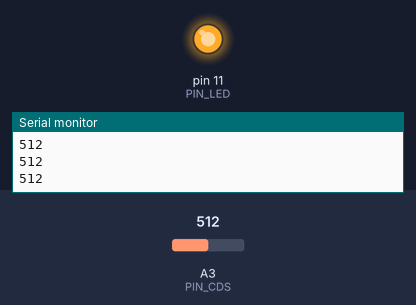
Bench run of a sketch on a simulated Arduino Uno, built with avr-gcc and run on an emulated ATmega328P. Shown: output pins drawn as LEDs (lit = HIGH), the last lines printed to the serial monitor. Inputs (shaded band) come from the test bench; at power-on: A3 (PIN_CDS) = 512.

Above: at 1.2 s.
1.3 s: A3 (PIN_CDS) set to 490
At 2.5 s:
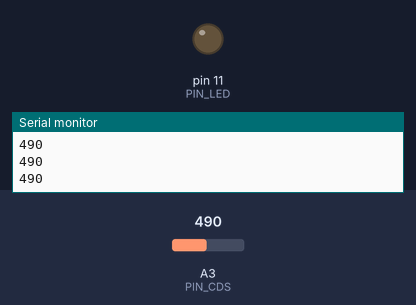
2.8 s: A3 (PIN_CDS) set to 510
At 4.0 s:
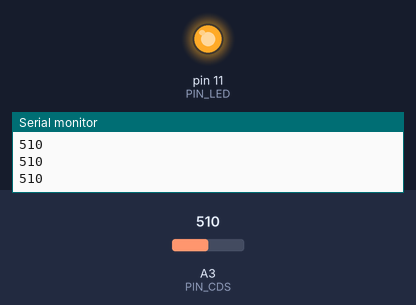
4.3 s: A3 (PIN_CDS) set to 306
At 5.0 s:
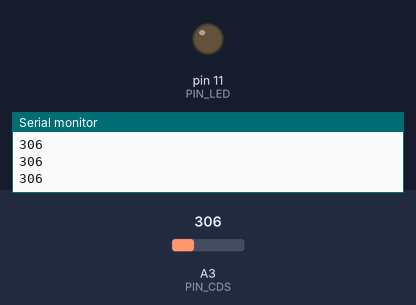
Timing chart, 0 to 7.3 s (numbered marks = the images above; inputs shaded):
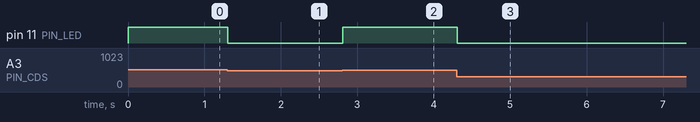

The sketch:

CDSDemo2.ino
```cpp
#define PIN_LED 11
#define PIN_CDS A3

int timeout = 5;
void setup() {
  Serial.begin(9600);
  pinMode(PIN_LED, OUTPUT);
  pinMode(PIN_CDS, INPUT_PULLUP);
}

void loop() {
  int cds = analogRead(PIN_CDS)  ;
  Serial.println(cds);
  if(cds >= 500) {
    digitalWrite(PIN_LED, HIGH);
  } else {
    digitalWrite(PIN_LED, LOW);
  }

}
```

Measured:
- the behaviour switches between 500 and 499 on A3 (PIN_CDS) (found by bisection; images 0 and 1)
- after the input at 1.3 s, pin 11 (PIN_LED): HIGH → LOW at once
- after the input at 2.8 s, pin 11 (PIN_LED): LOW → HIGH at once
- after the input at 4.3 s, pin 11 (PIN_LED): HIGH → LOW at once
